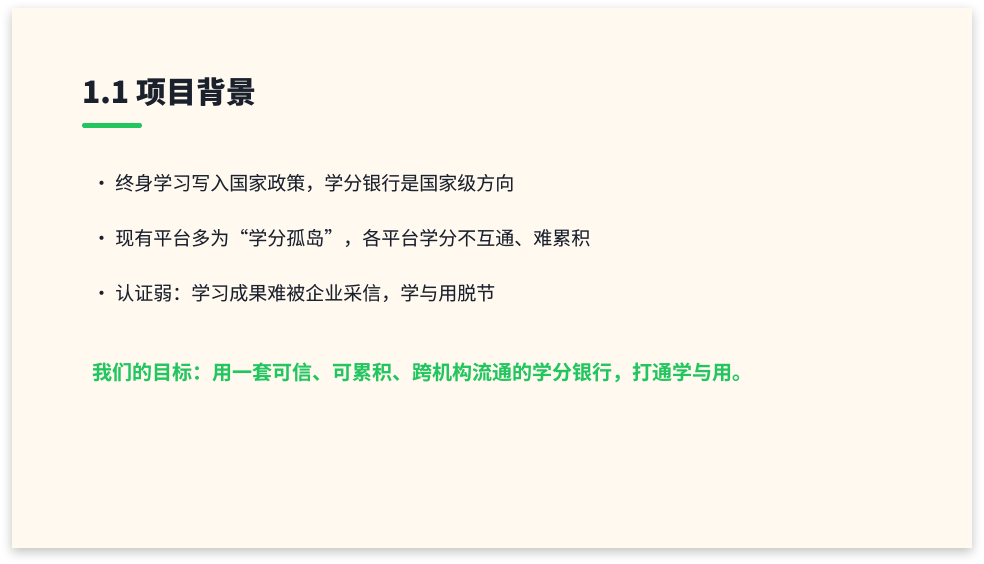
#> input picture deck-export/png/12_10.png, 3936 x 2256 px, found by its file name (shown at 1/4 size); its folder holds 4 pictures in this run
$ python build_pdf.py
#> lines starting #> are read from the running program, lines starting #| are printed output that depends on the picture
import os
from PIL import Image

png_dir = r"D:\creditbank-1\deck-export\png"
out_pdf = r"D:\creditbank-1\deck-export\星秩存册-界面设计答辩.pdf"

# Logical order: node ids 12:2 .. 12:29  ->  P1 .. P28
files = []
for n in range(2, 30):
    p = os.path.join(png_dir, f"12_{n}.png")
    if os.path.exists(p):
        files.append(p)
    else:
        print("MISSING:", p)

print(f"Found {len(files)} slide images")

imgs = []
for p in files:
    im = Image.open(p).convert("RGB")
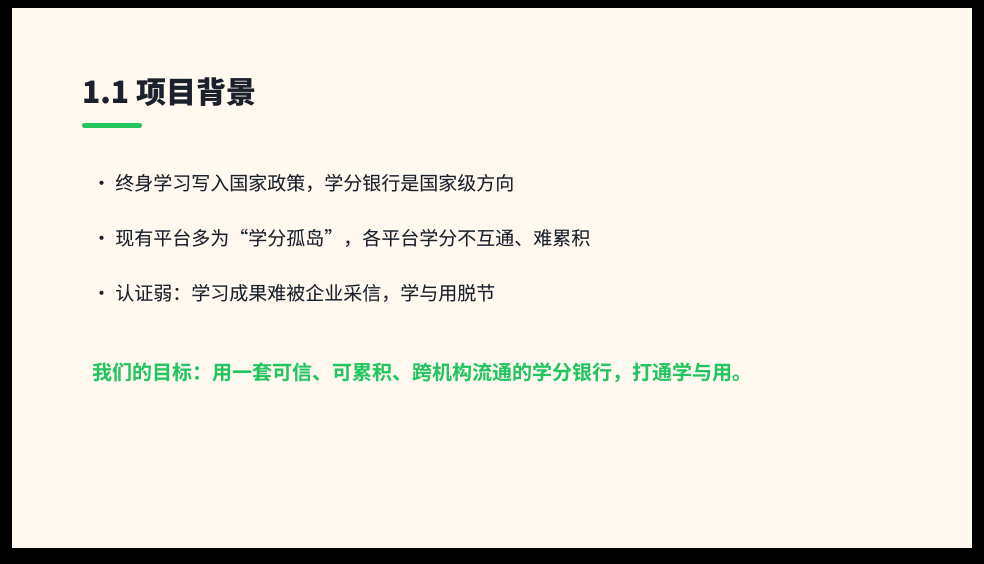
#> im: PIL image 3936x2256 RGB (shown at 1/4 size); mean R, G, B 232.5, 228.7, 219.7
    # Keep native 2x resolution for crisp text; embed as-is.
    imgs.append(im)
#> pass 2 of the loop `for p in files:`:
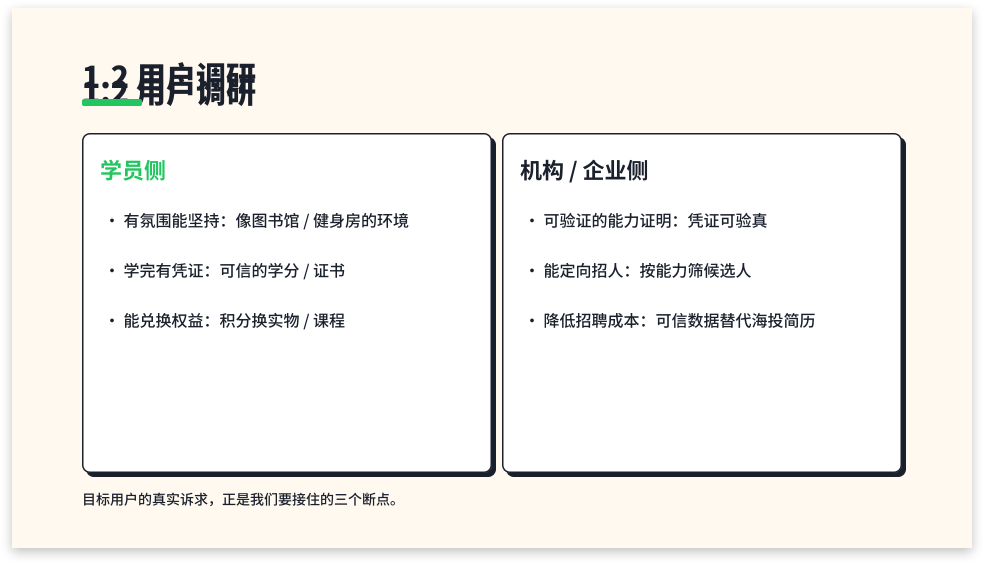
#> input picture deck-export/png/12_11.png, 3936 x 2256 px, found by its file name (shown at 1/4 size)
#> `im = Image.open(p).convert("RGB")`:
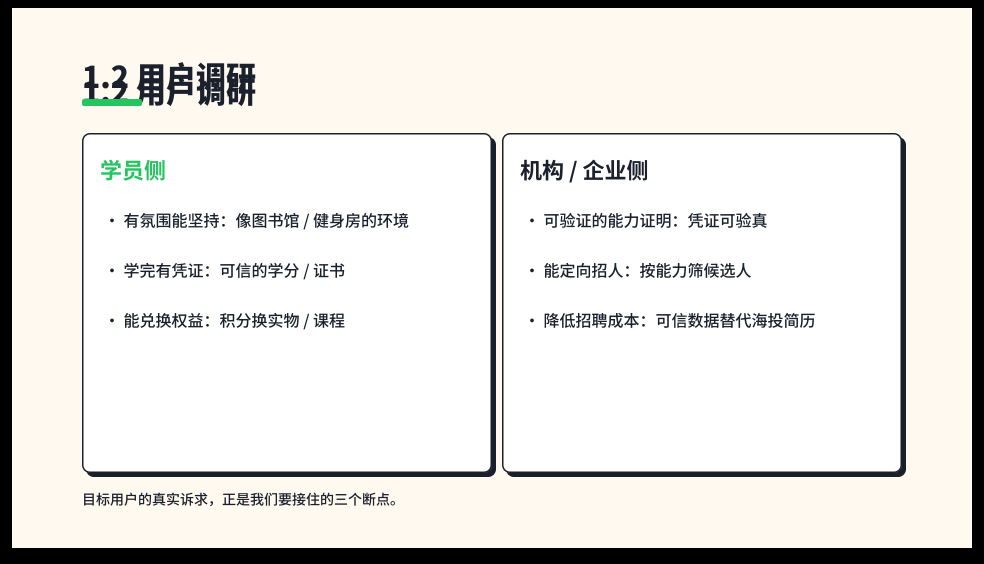
#> im: PIL image 3936x2256 RGB (shown at 1/4 size); mean R, G, B 227.9, 226, 222.6
#> pass 3 of the loop `for p in files:`:
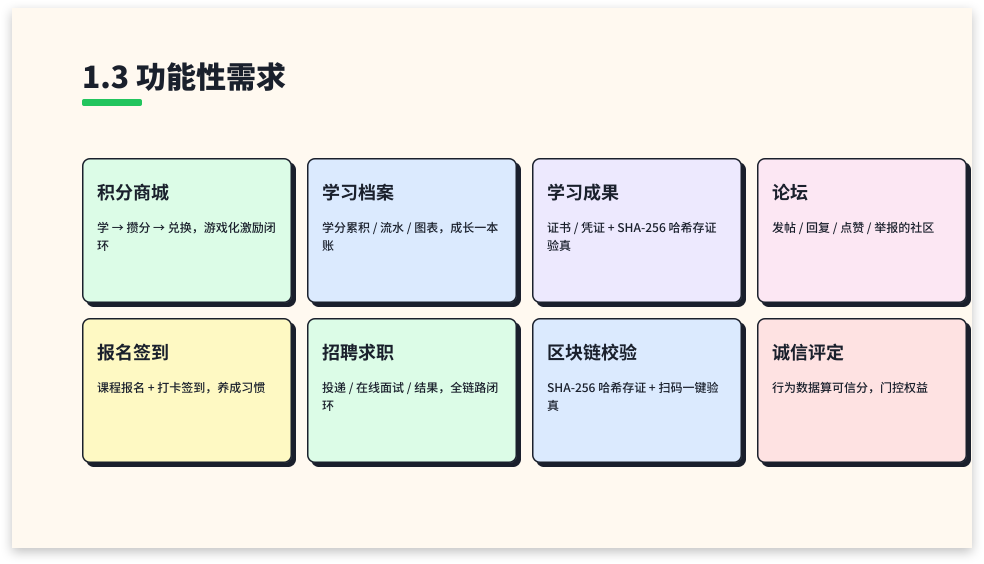
#> input picture deck-export/png/12_12.png, 3936 x 2256 px, found by its file name (shown at 1/4 size)
#> `im = Image.open(p).convert("RGB")`:
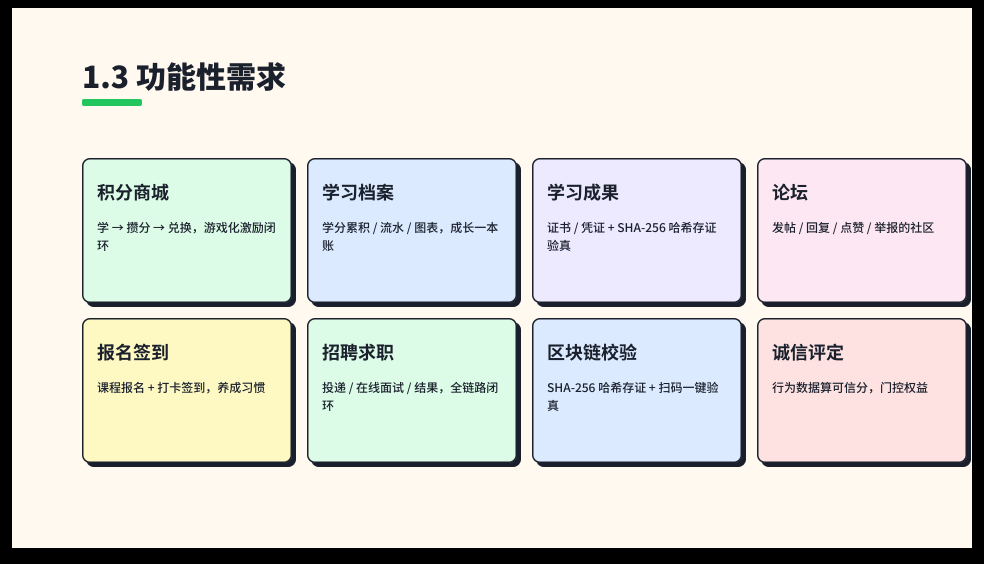
#> im: PIL image 3936x2256 RGB (shown at 1/4 size); mean R, G, B 216.6, 216, 211.3
#> the loop made 4 passes; the first 3 are shown

if imgs:
    imgs[0].save(
        out_pdf, "PDF",
        resolution=300.0,
        save_all=True,
        append_images=imgs[1:],
    )
    size_mb = os.path.getsize(out_pdf) / (1024 * 1024)
    print(f"Saved PDF -> {out_pdf}")
    print(f"Pages: {len(imgs)} | Size: {size_mb:.1f} MB")
else:
    print("No images found, PDF not created.")
